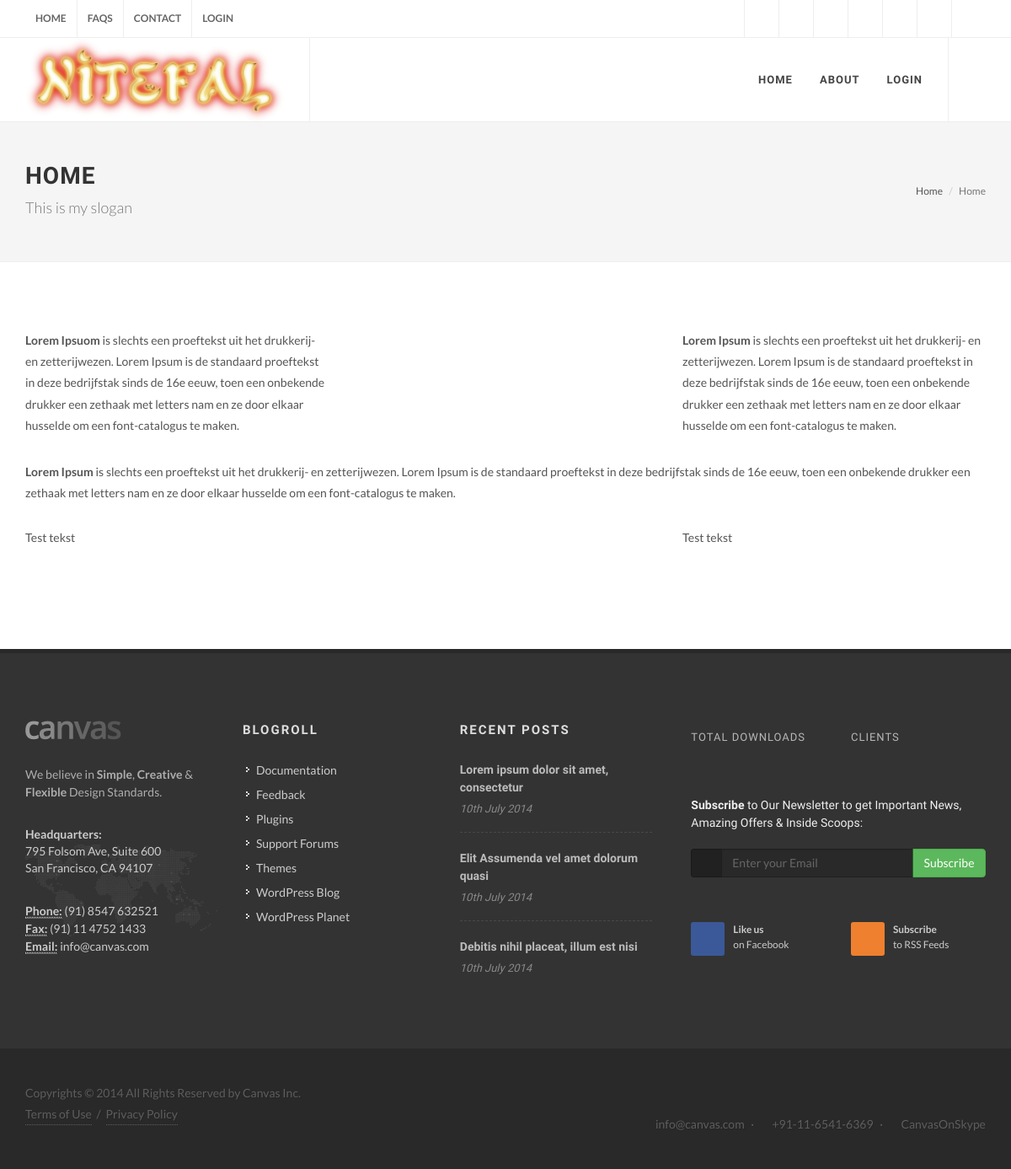
The page /Home/ on the database its author committed.
### dcms/apps/pages/models.py (models this page shows, shortened)
class TimestampAble(models.Model):
    created_on = models.DateTimeField(_("date/time created"), editable=False, auto_now_add=True)
    modified_on = models.DateTimeField(_("date/time modified"), editable=False, auto_now=True)
    created_by = models.ForeignKey(User, editable=False, related_name='%(app_label)s_%(class)s_created_by', null=True,
                                   default=None)
    modified_by = models.ForeignKey(User, editable=False, related_name='%(app_label)s_%(class)s_modified_by', null=True,
                                    default=None)
    class Meta:
        abstract = True

class Page(TimestampAble):
    name = models.CharField(max_length=255, verbose_name='Name')
    slogan = models.CharField(max_length=255, verbose_name='Slogan')
    url = models.SlugField(max_length=255, verbose_name='Url', unique=True)
    parent = models.ForeignKey('Page', blank=True, null=True, verbose_name='Parent')
    ordering = models.PositiveSmallIntegerField(verbose_name='Ordering')
    sidebar_right = models.BooleanField(default=True, verbose_name='Sidebar right?')
    class Meta:
        verbose_name = 'Page'
        verbose_name_plural = 'Pages'

class Content(TimestampAble):
    content = models.TextField()
    class Meta:
        verbose_name = 'Text'
        verbose_name_plural = 'Texts'
    def content_type(self):
        return 'content'

### dcms/apps/pages/views.py (the view, shortened to what this page needs)
# urls.py: url(r'^(?P<slug>[-\w\d]+)/$', views.PageView, name='page'),
def PageView(request, slug):
    page = Page.objects.get(url=slug)
    rows_ = []
    rows = Row.objects.filter(page=page).order_by('ordering').all()
    for row in rows:
        columns = Column.objects.filter(row=row).order_by('ordering').all()
        rows_.append({'id': row.id, 'columns': columns})
    breadcrumbs = parent_pages(page.id)
    if page.sidebar_right:
        subpages = Page.objects.filter(parent=page.pk).order_by('ordering').all()
        sidebar_right = {'subpages': subpages}
    else:
        sidebar_right = None
    context = {'breadcrumbs': breadcrumbs, 'page': page, 'rows': rows_, 'sidebar_right': sidebar_right}
    return render(request, 'page.html', context=context)

### dcms/apps/tagger/forms.py
class TagItForm(ModelForm):
    class Meta:
        model = TaggedItem
        fields = ['tag']

### dcms/apps/pages/models.py (called while the page is built)
    def content_type(self):
        return 'photo'

### dcms/apps/pages/templatetags/page.py (called while the page is built)
@register.inclusion_tag('page_content_load.html', takes_context=True)
def content_load(context, content_object):
    is_staff = context['request'].user.is_staff
    return {'is_staff': is_staff, 'content_object': content_object}

### dcms/apps/pages/views.py (called while the page is built)
def parent_pages(pk):
    page = Page.objects.get(pk=pk)
    tree = []
    tree.append({'title': page.name, 'url': page.url})
    if page.parent:
        tree = parent_pages(page.parent_id) + tree
    return tree

### dcms/apps/tagger/models.py (called while the page is built)
    def __str__(self):
        return self.tag

### dcms/apps/tagger/templatetags/show_tags.py (called while the page is built, shortened)
@register.inclusion_tag('tag_it_ajax.html', takes_context=True)
def tag_this(context, model, model_id):
    request = context['request']
    user = request.user
    content_type = ContentType.objects.get(model=model)
    form = TagItForm()
    tags = TaggedItem.objects.filter(content_type=content_type, object_id=model_id).all()
    form.fields["tag"].queryset = Tag.objects.exclude(tag__in=[o.tag for o in tags])
    context_dict = {'request': request, 'form': form, 'tags': tags}
    return context_dict

### dcms/apps/pages/templates/page.html (shortened to what this page needs)
{% extends 'base.html' %}
{% load page %}
{% if request.user.is_staff %}
    {% load staticfiles %}
{% endif %}
{% block content_header %}
    <section id="page-title">
        <div class="container clearfix">
            <h1>
                {{ page.name }}
            </h1>
            <span>{{ page.slogan }}</span>
            <ol class="breadcrumb">
                <li><a href="/">Home</a></li>
                {% for item in breadcrumbs %}
                    <li{% if forloop.last %} class="active">{{ item.title }}{% else %}>
                        <a href="{% url 'page' item.url %}">{{ item.title }}</a>{% endif %}</li>
                {% endfor %}
            </ol>
        </div>
    </section>
{% endblock %}
{% block content %}
    <div id="content_wrap">
        {% for row in rows %}
            <div class="row{% if request.user.is_staff %} adminBorder{% endif %}" id="row_{{ row.id }}">
                <div id="container_{{ row.id }}">
                    {% for column in row.columns %}
                        <div class="col-md-{{ column.width }}" id="col_{{ column.pk }}">
                            {% content_load column.content_object %}
                        </div>
                    {% endfor %}
                </div>
            </div>
        {% endfor %}
    </div>
    <br/><br/>
    {% load show_tags %}
{% endblock %}

### dcms/apps/pages/templates/page_navigation.html (shortened to what this page needs)
<ul>
    {% for page in tree %}
        <li>
            <a href="{% url 'page' page.url %}"><div>{{ page.title }}</div></a>
        </li>
    {% endfor %}
    {% if not request.user.is_authenticated %}
    <li><a href="{% url 'login' %}"><div>Login</div></a></li>
    {% else %}
    {% if request.user.is_staff %}
    <li><a href="{% url 'cms' %}">Admin</a></li>
    {% endif %}
    <li><a href="{% url 'logout' %}?next=/"><div>Uitloggen</div></a></li>
    {% endif %}
</ul>

### dcms/apps/pages/templates/page_content_load.html (shortened to what this page needs)
{% if content_object %}
    {% if content_object.content_type == 'content' %}
        {% if is_staff %}
            <div id="{{ content_object.pk }}" contenteditable="true">{{ content_object.content|safe }}</div>
        {% else %}
            {{ content_object.content|safe }}
        {% endif %}
    {% elif content_object.content_type == 'photo' %}
        {% if is_staff %}
        <form method="post" enctype="multipart/form-data">
        {% csrf_token %}
        <input type="file" name="file">
        <input type="hidden" name="content_id" value="{{ content_object.pk }}">
        <input type="submit" name="submit" class="btn btn-xs btn-primary" value="Submit">
        </form>
        {% else %}
        <br/>
        {% endif %}
    {% endif %}
{% else %}
    {% if request.user.is_staff %}No module connected yet<br/><br/>{% endif %}
{% endif %}

### rows shown on the page
Page: title "HOME", name "HOME", slogan "This is my slogan", title "Home"
Page: title "ABOUT"
Content: content "Lorem Ipsuom is slechts een proeftekst uit het drukkerij- en zetterijwezen. Lorem Ipsum is de standaard proeftekst in deze bedrijfstak sinds de 16e eeuw, toen een onbekende drukker een zethaak met letters nam en ze door elkaar husselde om een font-catalogus te maken."
Content: content "Lorem Ipsum is slechts een proeftekst uit het drukkerij- en zetterijwezen. Lorem Ipsum is de standaard proeftekst in deze bedrijfstak sinds de 16e eeuw, toen een onbekende drukker een zethaak met letters nam en ze door elkaar husselde om een font-catalogus te maken."
Content: content "Lorem Ipsum is slechts een proeftekst uit het drukkerij- en zetterijwezen. Lorem Ipsum is de standaard proeftekst in deze bedrijfstak sinds de 16e eeuw, toen een onbekende drukker een zethaak met letters nam en ze door elkaar husselde om een font-catalogus te maken."
Content: content "Test tekst"
Content: content "Test tekst"
